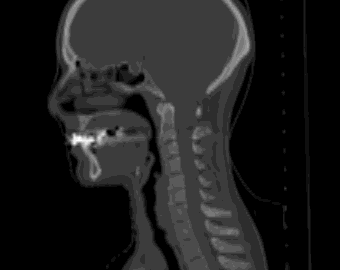
#> input picture head_and_neck_images/atlas/atlas_1.png, 340 x 270 px
$ python parameter_tuning.py
#> lines starting #> are read from the running program, lines starting #| are printed output that depends on the picture
### data.py
# Script to load in data and display CT images
# Author: Sophie Martin

# import required modules
import os
import matplotlib.pyplot as plt
import skimage.io
import numpy as np
from python_code_for_coursework_part1 import utilsCoursework

ATLAS_DIR = './head_and_neck_images/atlas'
TUNE_DIR  =  './head_and_neck_images/tune'

# Load data from the ATLAS and tuning patients with contours
def load_image(filepath):
    '''
    Function to load png image from filepath, convert to double and reorientate the images for
    proper displaying using dispImage utility function.

    Inputs: filepath - path to desired image
    Outputs: img - returns image object
    '''
#> called with filepath = './head_and_neck_images/atlas/atlas_1.png'
    img = skimage.io.imread(filepath)
#> img is the input picture: shape (270, 340) uint16; min 0, max 4476, mean 568
    img = np.double(img)
    img = np.flipud(img)
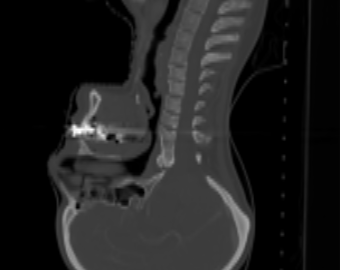
#> img: shape (270, 340) float64; min 0, max 4476, mean 568; drawn with min black and max white
    # take transpose to switch x and y
    img = np.transpose(img)
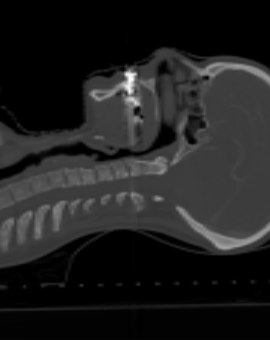
#> img: shape (340, 270) float64; min 0, max 4476, mean 568; drawn with min black and max white
    return img


def visualise_image(img_no, directory=ATLAS_DIR, ax=None):
    '''
    Function to plot image and contours for a given image number and path to the directory.

    Inputs: (int) img_no - integer
    directory - path to directory containing indexed images

    Outputs: none - displays image
    '''
    # get basename for filepaths based on directory
    basename = os.path.basename(directory)

    # get filepaths for images and masks using known patten
    img_filepath = os.path.join(directory, ('%s_%d.png' % (basename, img_no)))
    brainstem_mask_filepath = os.path.join(directory, ('%s_%d_BRAIN_STEM.png' % (basename, img_no)))
    spinal_mask_filepath = os.path.join(directory, ('%s_%d_SPINAL_CORD.png' % (basename, img_no)))

    # use dispImage utility function to view the CT images
    utilsCoursework.dispImage(load_image(img_filepath), ax=ax)

    # overlay contours: requires taking the transpose due to matplot lib contour function
    plt.contour(np.transpose(load_image(brainstem_mask_filepath)),colors='lime', linewidths=0.5)
    plt.contour(np.transpose(load_image(spinal_mask_filepath)), colors='red',  linewidths=0.5)

fig = plt.figure(figsize=(10,8))
for i in range(1,6):
    ax = fig.add_subplot(3,2, i)
    visualise_image(i, ATLAS_DIR, ax=ax)
    ax.set_title('Patient: %d' % i)

plt.suptitle('ATLAS')
plt.tight_layout()

fig = plt.figure(figsize=(10,8))
for i in range(1,4):
    ax = fig.add_subplot(3,2, i)
    visualise_image(i, TUNE_DIR, ax=ax)
    ax.set_title('Patient: %d' % i)

plt.suptitle('TUNE')
plt.tight_layout()
plt.show()

### python_code_for_coursework_part1/utilsCoursework.py
"""
utility functions for use in part 1 of the coursework for module MPHY0025 (IPMI)

Jamie McClelland
UCL
"""

import numpy as np
import matplotlib.pyplot as plt
plt.style.use('default')
import scipy.interpolate as scii

def dispImage(img, int_lims = [], ax = None):
  """
  function to display a grey-scale image that is stored in 'standard
  orientation' with y-axis on the 2nd dimension and 0 at the bottom

  INPUTS:   img: image to be displayed
            int_lims: the intensity limits to use when displaying the
               image, int_lims(1) = min intensity to display, int_lims(2)
               = max intensity to display [default min and max intensity
               of image]
            ax: if displaying an image on a subplot grid or on top of a
              second image, optionally supply the axis on which to display
              the image.

  OUTPUTS:  ax_im: the AxesImage object returned by imshow
  """

  #check if intensity limits have been provided, and if not set to min and
  #max of image
  if not int_lims:
    int_lims = [np.nanmin(img), np.nanmax(img)]
#> int_lims = [0, 4476]
    #check if min and max are same (i.e. all values in img are equal)
    if int_lims[0] == int_lims[1]:
      #add one to int_lims(2) and subtract one from int_lims(1), so that
      #int_lims(2) is larger than int_lims(1) as required by imagesc
      #function
      int_lims[0] -= 1
      int_lims[1] += 1

  # take transpose of image to switch x and y dimensions and display with
  # first pixel having coordinates 0,0
  img = img.T
  if not ax:
    plt.gca().clear()
    ax_im = plt.imshow(img, cmap = 'gray', vmin = int_lims[0], vmax = int_lims[1], origin='lower')
  else:
    ax.clear()
    ax_im = ax.imshow(img, cmap = 'gray', vmin = int_lims[0], vmax = int_lims[1], origin='lower')
  #set axis to be scaled equally (assumes isotropic pixel dimensions), tight
  #around the image
  plt.axis('image')
  plt.tight_layout()
  return ax_im

# [126 lines left out: functions resampImageWithDefField, calcMSD, calcLMSD, dispDefField, not called in this run]


### parameter_tuning.py
# Script that tunes the registration parameters
# Author: Sophie Martin

# import required modules and functions
#> (the run stopped early here; a loop or call above may not have finished)
